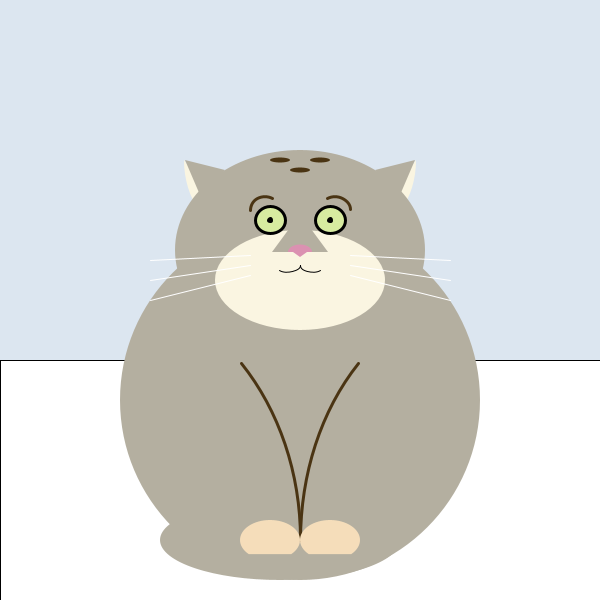
Frame 1 (no input)
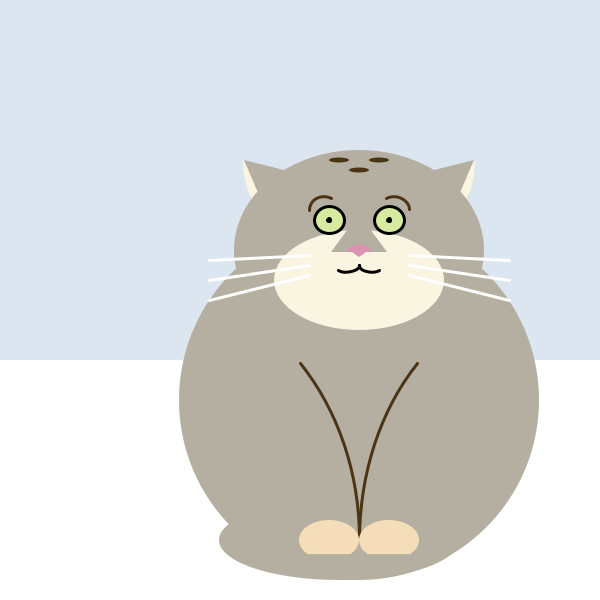
Frame 60 (the mouse pressed at the canvas centre just before this capture)
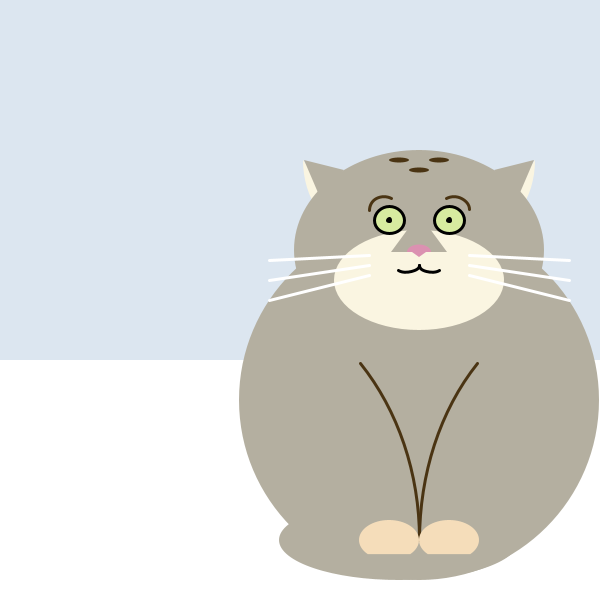
Frame 120 (the mouse held since frame 60 and released just before this capture)

The Processing sketch that drew these frames (run headless with seeded random() and noise(); from frame 60 on, the mouse is pressed at the canvas centre):

// Processing sketch: manul
// ── manul.pde
/* 
  A Cute Manul
  Image Source : https://www.youtube.com/shorts/4sYjgkc6jxk
*/


color beige = color(180, 175, 160);  // Pallas cat grey-beige
color cream = color(250, 245, 225);  // Creamy White
float xPos = 300;
float yPos = 400;
float velocity = 1;
void setup() {
  size(600, 600);
}

void draw() {
  // Soft, Snowy Background
  background(220, 230, 240); 
  fill(255);
  rect(0, height * 3/5, width, height * 2/5);
  //for (int i = 0; i < 100; i++){ 
  //  circle(random(width), random(height), 5);
  //}
  
  
  // Base Layer
  noStroke();
  fill(cream); 
  arc(xPos - 66, yPos - 240, 100, 140, PI-PI/2, PI, CHORD);
  arc(xPos + 66, yPos - 240, 100, 140, 0, PI/2, CHORD);
  fill(beige); 
  ellipse(xPos, yPos, 360, 360);   // THE BODY IS ROUND!
  ellipse(xPos, yPos - 150, 250, 200);  // Head
  ellipse(xPos - 20, yPos + 140, 240, 80); // Tail
  fill(180, 175, 160); // Pallas cat grey-beige
  triangle(xPos - 115, yPos - 240, xPos - 100, yPos - 205, xPos - 75, yPos - 230);  // Left Ear
  triangle(xPos + 115, yPos - 240, xPos + 100, yPos - 205, xPos + 75, yPos - 230);  // Right Ear
  
  // 2nd Layer
  // Head Spots
  fill(74, 52, 19);
  ellipse(xPos, yPos - 230, 20, 5);
  ellipse(xPos - 20, yPos - 240, 20, 5);
  ellipse(xPos + 20, yPos - 240, 20, 5);
  //arc(xPos - 20, yPos + 120, 200, 10, 0, PI);
  
  // White Mouth Area
  fill(250, 245, 225);
  ellipse(xPos, yPos - 120, 170, 100); 
  
  // Nose
  //stroke(0);
  fill(180, 175, 160); // Pallas cat grey-beige
  triangle(xPos, 214, xPos - 28, 252, xPos + 28, 252);
  fill(219, 145, 177);
  arc(xPos, yPos - 148, 24, 15, PI, TWO_PI);
  triangle(xPos - 7, yPos - 148, xPos + 7, yPos - 148, xPos, yPos - 143);
  stroke(255);
  
  // Whiskers (Left)
  line(xPos - 50, yPos - 145, xPos - 150, yPos - 140);
  line(xPos - 50, yPos - 135, xPos - 150, yPos - 120);
  line(xPos - 50, yPos - 125, xPos - 150, yPos - 100);
  // Whiskers (Right)
  line(xPos + 50, yPos - 145, xPos + 150, yPos - 140);
  line(xPos + 50, yPos - 135, xPos + 150, yPos - 120);
  line(xPos + 50, yPos - 125, xPos + 150, yPos - 100);
  
  // Mouth
  noFill();
  stroke(0);
  arc(xPos - 12, yPos - 135, 24, 15, 0 , PI - PI/4);
  arc(xPos + 12, yPos - 135, 24, 15, 0 + PI/4, PI);
  
  // Eyes
  //stroke(74, 52, 19);  // Dark Brown Markings
  //line(219, 
  fill(215, 235, 160); 
  stroke(0);
  strokeWeight(3);
  ellipse(xPos - 30, yPos - 180, 30, 27); // Irises
  ellipse(xPos + 30, yPos - 180, 30, 27);
  circle(xPos - 30, yPos - 180, 3); // Pupils
  circle(xPos + 30, yPos - 180, 3);
  //stroke(255);
  //fill(255);
  //circle(300 - 31, 217, 1);
  
  
  stroke(74, 52, 19);  // Dark Brown Markings
  noFill();
  arc(xPos - 35, yPos - 190, 30, 27, PI, TWO_PI - PI/3); // Left Brow
  arc(xPos + 35, yPos - 190, 30, 27, PI + PI/3, TWO_PI); // Right Brow
  
  // Arms and Paws
  arc(xPos - 200, yPos + 140, 400, 500, TWO_PI - PI/4, TWO_PI); // Left
  arc(xPos + 200, yPos + 140, 400, 500, PI, PI + PI/4);         // Right
  noStroke();
  fill(245, 221, 186);  // Light Orange Fur
  arc(xPos - 30, yPos + 140, 60, 40, PI - QUARTER_PI, TWO_PI + QUARTER_PI, CHORD);
  arc(xPos + 30, yPos + 140, 60, 40, PI - QUARTER_PI, TWO_PI + QUARTER_PI, CHORD);
  
  // To move the manul
  xPos = xPos + velocity;
  //yPos = yPos + velocity;
  
}

void keyReleased(){
  velocity = -velocity;
}
